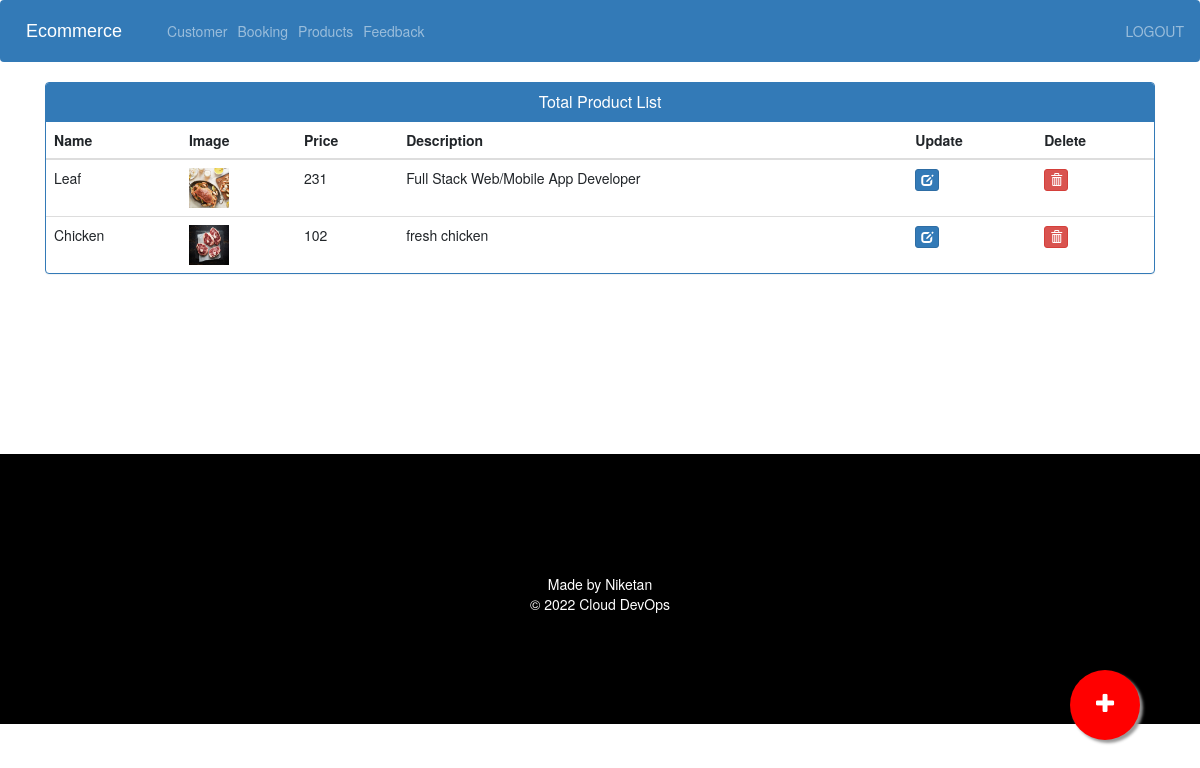
The page /admin-products (signed in) on the database its author committed.
### ecom/models.py (models this page shows, shortened)
class Product(models.Model):
    name=models.CharField(max_length=40)
    product_image= models.ImageField(upload_to='product_image/',null=True,blank=True)
    price = models.PositiveIntegerField()
    description=models.CharField(max_length=40)

### ecom/views.py (the view)
# urls.py: path('admin-products', views.admin_products_view,name='admin-products'),
@login_required(login_url='adminlogin')
def admin_products_view(request):
    products=models.Product.objects.all()
    return render(request,'ecom/admin_products.html',{'products':products})

### templates/ecom/admin_products.html (shortened to what this page needs)
{% extends 'ecom/admin_base.html' %}
{% load static %}
{% block content %}
<head>
  <link href="//netdna.bootstrapcdn.com/bootstrap/3.0.0/css/bootstrap.min.css" rel="stylesheet" id="bootstrap-css">
</head>
<div class="container">
  <div class="panel panel-primary">
    <div class="panel-heading">
      <h6 class="panel-title">Total Product List</h6>
    </div>
    <table class="table table-hover" id="dev-table">
      <thead>
        <tr>
          <th>Name</th>
          <th>Image</th>
          <th>Price</th>
          <th>Description</th>
          <th>Update</th>
          <th>Delete</th>
        </tr>
      </thead>
      {% for p in products %}
  {% if p %}
      <tr>
        <td> {{p.name}}</td>
        <td> <img src="{% static p.product_image.url %}" alt="Profile Pic" height="40px" width="40px" /></td>
        <td>{{p.price}}</td>
        <td>{{p.description}}</td>
        <td><a class="btn btn-primary btn-xs" href="{% url 'update-product' p.id  %}"><span class="glyphicon glyphicon-edit"></span></a></td>
        <td><a class="btn btn-danger btn-xs" href="{% url 'delete-product' p.id  %}"><span class="glyphicon glyphicon-trash"></span></a></td>
      </tr>
      {%else%}
      <br><br><br>
      <h1>no products</h1>
      {% endif %}
      {% endfor %}
    </table>
  </div>
</div>
<a href="/admin-add-product" class="float">
<i class="fa fa-plus my-float"></i>
</a>
{% endblock content %}

### templates/ecom/admin_base.html (style rules this page uses)
.fa { font-size: 23px; width: 60px; text-align: center; text-decoration: none; margin: 5px 2px; border-radius: 50%; }

### templates/ecom/admin_products.html (style rules this page uses)
a:link { text-decoration: none; }
h6 { text-align: center; }
.float { position:fixed; width:70px; height:70px; bottom:60px; right:60px; background-color:red; color:#FFF; border-radius:50px; text-align:center; box-shadow: 3px 3px 3px #999; }
.my-float { margin-top:22px; }

### rows shown on the page
Product: name "Leaf", product_image (picture), price "231", description "Full Stack Web/Mobile App Developer"
Product: name "Chicken", product_image (picture), price "102", description "fresh chicken"
